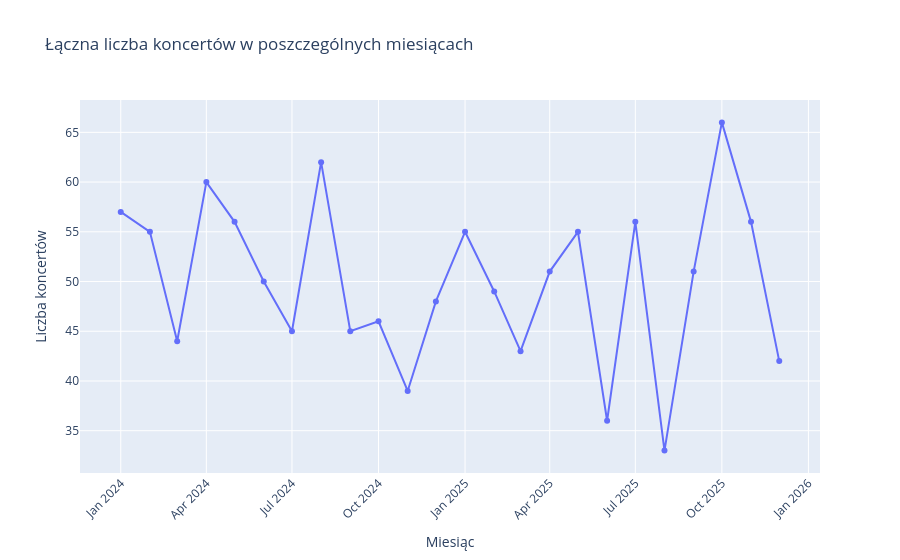

The cell this chart's notebook holds for it:
### Markdown cell above
## 3. Szereg czasowy — liczba koncertów

### Code cell
# Czytelna etykieta miesiąca w formacie RRRR-MM.
df["miesiac"] = df["data"].dt.to_period("M").astype(str)

koncerty_miesiecznie = (
    df.groupby("miesiac", as_index=False)
      .size()
      .rename(columns={"size": "liczba_koncertow"})
)

fig_miesiace = px.line(
    koncerty_miesiecznie,
    x="miesiac",
    y="liczba_koncertow",
    markers=True,
    labels={
        "miesiac": "Miesiąc",
        "liczba_koncertow": "Liczba koncertów",
    },
    title="Łączna liczba koncertów w poszczególnych miesiącach",
)
fig_miesiace.update_layout(xaxis_tickangle=-45)
fig_miesiace.show()

### Figure 1 — Plotly figure (JSON) as saved in the notebook; plotly's stock layout.template omitted (floating-point values rounded to 4 significant figures)
{"data": [{"hovertemplate": "Miesiąc=%{x}<br>Liczba koncertów=%{y}<extra></extra>", "legendgroup": "", "line": {"color": "#636efa", "dash": "solid"}, "marker": {"symbol": "circle"}, "mode": "lines+markers", "name": "", "orientation": "v", "showlegend": false, "type": "scatter", "x": ["2024-01", "2024-02", "2024-03", "2024-04", "2024-05", "2024-06", "2024-07", "2024-08", "2024-09", "2024-10", "2024-11", "2024-12", "2025-01", "2025-02", "2025-03", "2025-04", "2025-05", "2025-06", "2025-07", "2025-08", "2025-09", "2025-10", "2025-11", "2025-12"], "xaxis": "x", "y": [57, 55, 44, 60, 56, 50, 45, 62, 45, 46, 39, 48, 55, 49, 43, 51, 55, 36, 56, 33, 51, 66, 56, 42], "yaxis": "y"}], "layout": {"legend": {"tracegroupgap": 0}, "title": {"text": "Łączna liczba koncertów w poszczególnych miesiącach"}, "xaxis": {"anchor": "y", "domain": [0.0, 1.0], "tickangle": -45, "title": {"text": "Miesiąc"}}, "yaxis": {"anchor": "x", "domain": [0.0, 1.0], "title": {"text": "Liczba koncertów"}}}}
